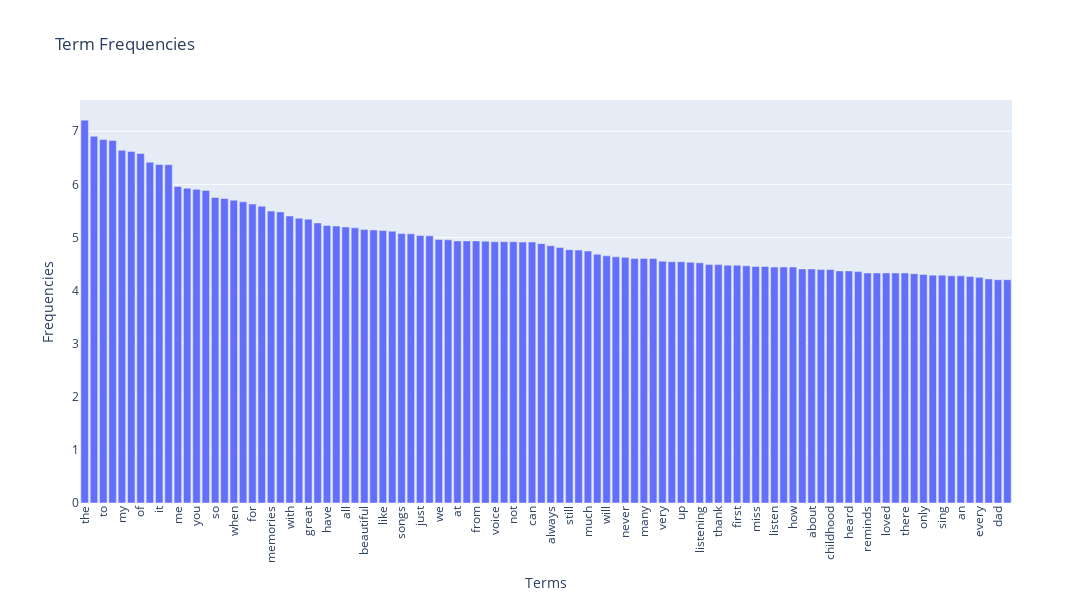

Write notebook code for a chart like this one.
### Code cell
import math
term_frequencies_log = [math.log(i) for i in term_frequencies]

# Visualize top 100 terms only but now in log
top_n = 100 
top_indices = np.argsort(term_frequencies_log)[-top_n:][::-1] 

terms = count_vect.get_feature_names_out()[top_indices]
frequencies = np.array(term_frequencies_log)[top_indices]

data = pd.DataFrame({'Term': terms, 'Frequency': frequencies})
fig = px.bar(data, x='Term', y='Frequency', title='Term Frequencies', 
              labels={'Term': 'Terms', 'Frequency': 'Frequencies'})
fig.update_layout(xaxis_tickangle=-90, height=600, width=1600)
fig.show()

### Figure 1 — Plotly figure (JSON) as saved in the notebook; plotly's stock layout.template omitted (floating-point values rounded to 4 significant figures)
{"data": [{"alignmentgroup": "True", "hovertemplate": "Terms=%{x}<br>Frequencies=%{y}<extra></extra>", "legendgroup": "", "marker": {"color": "#636efa", "pattern": {"shape": ""}}, "name": "", "offsetgroup": "", "orientation": "v", "showlegend": false, "textposition": "auto", "type": "bar", "x": ["the", "this", "to", "and", "my", "song", "of", "in", "it", "was", "me", "is", "you", "that", "so", "love", "when", "back", "for", "music", "memories", "on", "with", "time", "great", "but", "have", "years", "all", "he", "beautiful", "as", "like", "one", "songs", "old", "just", "her", "we", "she", "at", "be", "from", "good", "voice", "now", "not", "what", "can", "remember", "always", "his", "still", "they", "much", "brings", "will", "are", "never", "had", "many", "days", "very", "am", "up", "best", "listening", "him", "thank", "these", "first", "really", "miss", "who", "listen", "out", "how", "hear", "about", "were", "childhood", "no", "heard", "ever", "reminds", "those", "loved", "would", "there", "by", "only", "know", "sing", "more", "an", "has", "every", "if", "dad", "life"], "xaxis": "x", "y": [7.209, 6.905, 6.843, 6.828, 6.64, 6.617, 6.582, 6.417, 6.373, 6.37, 5.961, 5.927, 5.905, 5.886, 5.753, 5.733, 5.7, 5.67, 5.628, 5.587, 5.497, 5.481, 5.403, 5.361, 5.342, 5.273, 5.226, 5.215, 5.198, 5.182, 5.147, 5.142, 5.13, 5.118, 5.075, 5.069, 5.037, 5.03, 4.963, 4.956, 4.934, 4.934, 4.934, 4.927, 4.92, 4.92, 4.92, 4.913, 4.913, 4.883, 4.844, 4.812, 4.771, 4.762, 4.745, 4.682, 4.654, 4.635, 4.625, 4.605, 4.605, 4.605, 4.554, 4.543, 4.543, 4.533, 4.522, 4.489, 4.489, 4.477, 4.477, 4.466, 4.454, 4.454, 4.443, 4.443, 4.443, 4.407, 4.407, 4.394, 4.394, 4.369, 4.369, 4.357, 4.331, 4.331, 4.331, 4.331, 4.331, 4.317, 4.304, 4.29, 4.29, 4.277, 4.277, 4.263, 4.248, 4.22, 4.205, 4.205], "yaxis": "y"}], "layout": {"barmode": "relative", "height": 600, "legend": {"tracegroupgap": 0}, "title": {"text": "Term Frequencies"}, "width": 1600, "xaxis": {"anchor": "y", "domain": [0, 1], "tickangle": -90, "title": {"text": "Terms"}}, "yaxis": {"anchor": "x", "domain": [0, 1], "title": {"text": "Frequencies"}}}}
